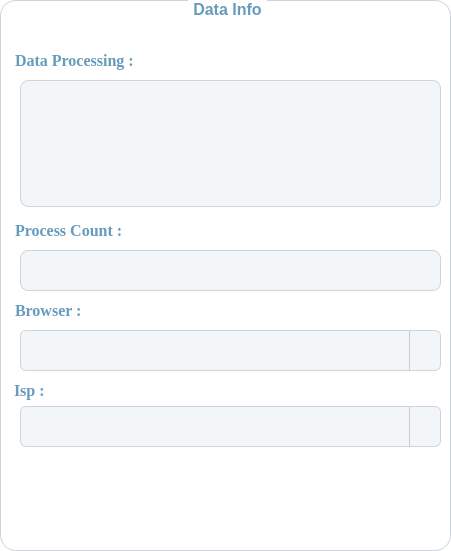
    <widget class="QGroupBox" name="Data_Info">
     <property name="geometry">
      <rect>
       <x>1200</x>
       <y>34</y>
       <width>451</width>
       <height>551</height>
      </rect>
     </property>
     <property name="styleSheet">
      <string notr="true">QGroupBox {
            color: #0E94A0;
            font-weight: 600; 
            background: #fff;
            border-radius: 16px;
            border:1px solid #ced4da;
            font-size: 16px;
        }
        QGroupBox::title {
            color: #669bbc;
            subcontrol-origin: margin;
            subcontrol-position: top center;
            padding: 0 3px;
        }
        </string>
     </property>
     <property name="title">
      <string>Data Info</string>
     </property>
     <widget class="QLabel" name="label">
      <property name="geometry">
       <rect>
        <x>10</x>
        <y>30</y>
        <width>251</width>
        <height>61</height>
       </rect>
      </property>
      <property name="baseSize">
       <size>
        <width>10</width>
        <height>12</height>
       </size>
      </property>
      <property name="font">
       <font>
        <family>Times</family>
        <pointsize>-1</pointsize>
        <bold>true</bold>
       </font>
      </property>
      <property name="mouseTracking">
       <bool>true</bool>
      </property>
      <property name="tabletTracking">
       <bool>false</bool>
      </property>
      <property name="autoFillBackground">
       <bool>false</bool>
      </property>
      <property name="styleSheet">
       <string notr="true">QLabel {
    color: #669bbc;
    font-size: 16px; 
    text-align: center;
    padding: 5px; 
    border-radius: 12px;
    text-align: center;
    background-color: transparent;
    font-family: &quot;Times&quot;, &quot;Times New Roman&quot;, serif;
    border : none

}


QLabel:disabled {
    color: #a0a0a0; 
    background-color: #6d2e48; 
    border: 3px solid #4d1f30; 
    text-align: center; 

}
</string>
      </property>
      <property name="text">
       <string>Data Processing :</string>
      </property>
      <property name="textFormat">
       <enum>Qt::TextFormat::PlainText</enum>
      </property>
      <property name="margin">
       <number>10</number>
      </property>
      <property name="indent">
       <number>0</number>
      </property>
      <property name="openExternalLinks">
       <bool>false</bool>
      </property>
     </widget>
     <widget class="QTextEdit" name="textEdit_3">
      <property name="geometry">
       <rect>
        <x>20</x>
        <y>80</y>
        <width>421</width>
        <height>127</height>
       </rect>
      </property>
      <property name="sizePolicy">
       <sizepolicy hsizetype="Expanding" vsizetype="Ignored">
        <horstretch>0</horstretch>
        <verstretch>4</verstretch>
       </sizepolicy>
      </property>
      <property name="minimumSize">
       <size>
        <width>6</width>
        <height>0</height>
       </size>
      </property>
      <property name="styleSheet">
       <string notr="true">QLineEdit {
    background-color: #f3f6f9;
    border: 1px solid #ced4da;
    border-radius: 8px;
    color: #333333; 
    padding: 5px 10px; 
    font-size: 12px;
    font-family: &quot;Times&quot;, &quot;Times New Roman&quot;, serif;

}




QTextEdit {
    background-color: #f3f6f9;
    border: 1px solid #ced4da;
    border-radius: 8px;
    color: #333333;
    padding: 8px 10px;
    font-size: 12px;
    font-family: &quot;Times&quot;, &quot;Times New Roman&quot;, serif;

}





QLineEdit:disabled, QTextEdit:disabled {
    background-color: #e0e0e0;
    border: 1px solid #0E94A0;
    color: #a0a0a0; 
}
QLineEdit, QTextEdit {
    font-size: 12px;
}

QLineEdit::placeholder, QTextEdit::placeholder {
    color: #a0a0a0; 
}
</string>
      </property>
     </widget>
     <widget class="QLabel" name="label_6">
      <property name="geometry">
       <rect>
        <x>10</x>
        <y>200</y>
        <width>251</width>
        <height>61</height>
       </rect>
      </property>
      <property name="baseSize">
       <size>
        <width>10</width>
        <height>12</height>
       </size>
      </property>
      <property name="font">
       <font>
        <family>Times</family>
        <pointsize>-1</pointsize>
        <bold>true</bold>
       </font>
      </property>
      <property name="mouseTracking">
       <bool>true</bool>
      </property>
      <property name="tabletTracking">
       <bool>false</bool>
      </property>
      <property name="autoFillBackground">
       <bool>false</bool>
      </property>
      <property name="styleSheet">
       <string notr="true">QLabel {
    color:  #669bbc; 
    font-size: 16px; 
    font-family: &quot;Segoe UI&quot;;
    text-align: center;
    padding: 5px; 
    border-radius: 12px;
    text-align: center;
    background-color: transparent;
    font-family: &quot;Times&quot;, &quot;Times New Roman&quot;, serif;
border : none;

}


QLabel:disabled {
    color: #a0a0a0; 
    background-color: #6d2e48; 
    border: 3px solid #4d1f30; 
    text-align: center; 

}
</string>
      </property>
      <property name="text">
       <string>Process Count :</string>
      </property>
      <property name="textFormat">
       <enum>Qt::TextFormat::PlainText</enum>
      </property>
      <property name="margin">
       <number>10</number>
      </property>
      <property name="indent">
       <number>0</number>
      </property>
      <property name="openExternalLinks">
       <bool>false</bool>
      </property>
     </widget>
     <widget class="QTextEdit" name="textEdit_4">
      <property name="geometry">
       <rect>
        <x>20</x>
        <y>250</y>
        <width>421</width>
        <height>41</height>
       </rect>
      </property>
      <property name="styleSheet">
       <string notr="true">QLineEdit {
    background-color: #f3f6f9;
    border: 1px solid #ced4da;
    border-radius: 8px;
    color: #333333; 
    padding: 5px 10px; 
    font-size: 12px;
    font-family: &quot;Times&quot;, &quot;Times New Roman&quot;, serif;

}

QTextEdit {
    background-color: #f3f6f9;
    border: 1px solid #ced4da;
    border-radius: 8px;
    color: #333333;
    padding: 8px 10px;
    font-size: 12px;
    font-family: &quot;Times&quot;, &quot;Times New Roman&quot;, serif;

}

QLineEdit:disabled, QTextEdit:disabled {
    background-color: #e0e0e0;
    border: 1px solid #0E94A0;
    color: #a0a0a0; 
}



QLineEdit, QTextEdit {
    font-size: 12px;
    font-family: &quot;Times&quot;, &quot;Times New Roman&quot;, serif;

}

QLineEdit::placeholder, QTextEdit::placeholder {
    font-size: 10px; 
    color: #a0a0a0; 
    font-family: &quot;Times&quot;, &quot;Times New Roman&quot;, serif;

}</string>
      </property>
     </widget>
     <widget class="QLabel" name="label_7">
      <property name="geometry">
       <rect>
        <x>10</x>
        <y>280</y>
        <width>251</width>
        <height>61</height>
       </rect>
      </property>
      <property name="baseSize">
       <size>
        <width>10</width>
        <height>12</height>
       </size>
      </property>
      <property name="font">
       <font>
        <family>Times</family>
        <pointsize>-1</pointsize>
        <bold>true</bold>
       </font>
      </property>
      <property name="mouseTracking">
       <bool>true</bool>
      </property>
      <property name="tabletTracking">
       <bool>false</bool>
      </property>
      <property name="autoFillBackground">
       <bool>false</bool>
      </property>
      <property name="styleSheet">
       <string notr="true">
            QLabel {
                color:  #669bbc; 
                font-size: 16px; 
                font-family: &quot;Segoe UI&quot;;
                text-align: center;
                padding: 5px; 
                border-radius: 12px;
                text-align: center;
                background-color: transparent;
                font-family: &quot;Times&quot;, &quot;Times New Roman&quot;, serif;
                border :none;
            }


            QLabel:disabled {
                color: #a0a0a0; 
                background-color: #6d2e48; 
                border: 3px solid #4d1f30; 
                text-align: center; 

            }
        </string>
      </property>
      <property name="text">
       <string>Browser :</string>
      </property>
      <property name="textFormat">
       <enum>Qt::TextFormat::PlainText</enum>
      </property>
      <property name="margin">
       <number>10</number>
      </property>
      <property name="indent">
       <number>0</number>
      </property>
      <property name="openExternalLinks">
       <bool>false</bool>
      </property>
     </widget>
     <widget class="QComboBox" name="browsers">
      <property name="geometry">
       <rect>
        <x>20</x>
        <y>330</y>
        <width>421</width>
        <height>41</height>
       </rect>
      </property>
      <property name="styleSheet">
       <string notr="true">
       QComboBox {
            padding: 5px 30px 5px 10px;
            icon-size: 24px;
            min-width: 150px;
            border: 1px solid #ced4da;
            border-radius: 6px;
            background-color:  #f3f6f9;
            font-family: &quot;Times&quot;, &quot;Times New Roman&quot;, serif;
            font-size: 14px;
            color: #333333; 
        }

        QComboBox::drop-down {
            subcontrol-origin: padding;
            subcontrol-position: top right;
            width: 30px;
            border-left: 1px solid #ccc;
        }

        QComboBox:hover {
            background-color: #e6e6e6;
            color:black;
        }

        QComboBox:focus {
            border: 1px solid #0078d7;
            color:black;
            color: #333333; 
        }

        QComboBox QAbstractItemView {
            icon-size: 24px;
            min-width: 200px;
            padding: 5px;
            background-color:  #f3f6f9;
            border: 1px solid #ccc;
            selection-background-color: #0078d7;
            selection-color: #ffffff;
            outline: none;
        }

        QComboBox QAbstractItemView::item {
            height: 30px;
            padding: 5px 10px 5px 30px;
        }

        QComboBox QAbstractItemView::item:hover {
            background-color:  #f3f6f9;
            color: #333333; 

        }
        </string>
      </property>
     </widget>
     <widget class="QComboBox" name="Isps">
      <property name="geometry">
       <rect>
        <x>20</x>
        <y>406</y>
        <width>421</width>
        <height>41</height>
       </rect>
      </property>
      <property name="styleSheet">
       <string notr="true">
       QComboBox {
            padding: 5px 30px 5px 10px;
            icon-size: 24px;
            min-width: 150px;
            border: 1px solid #ced4da;
            border-radius: 6px;
            background-color:  #f3f6f9;
            font-family: &quot;Times&quot;, &quot;Times New Roman&quot;, serif;
            font-size: 14px;
            color: #333333; 
        }

        QComboBox::drop-down {
            subcontrol-origin: padding;
            subcontrol-position: top right;
            width: 30px;
            border-left: 1px solid #ccc;
        }

        QComboBox:hover {
            background-color: #e6e6e6;
            color:black;
        }

        QComboBox:focus {
            border: 1px solid #0078d7;
            color:black;
            color: #333333; 
        }

        QComboBox QAbstractItemView {
            icon-size: 24px;
            min-width: 200px;
            padding: 5px;
            background-color:  #f3f6f9;
            border: 1px solid #ccc;
            selection-background-color: #0078d7;
            selection-color: #ffffff;
            outline: none;
        }

        QComboBox QAbstractItemView::item {
            height: 30px;
            padding: 5px 10px 5px 30px;
        }

        QComboBox QAbstractItemView::item:hover {
            background-color:  #f3f6f9;
            color: #333333; 

        }
        </string>
      </property>
     </widget>
     <widget class="QLabel" name="label_15">
      <property name="geometry">
       <rect>
        <x>9</x>
        <y>367</y>
        <width>251</width>
        <height>46</height>
       </rect>
      </property>
      <property name="baseSize">
       <size>
        <width>10</width>
        <height>12</height>
       </size>
      </property>
      <property name="font">
       <font>
        <family>Times</family>
        <pointsize>-1</pointsize>
        <bold>true</bold>
       </font>
      </property>
      <property name="mouseTracking">
       <bool>true</bool>
      </property>
      <property name="tabletTracking">
       <bool>false</bool>
      </property>
      <property name="autoFillBackground">
       <bool>false</bool>
      </property>
      <property name="styleSheet">
       <string notr="true">
            QLabel {
                color:  #669bbc; 
                font-size: 16px; 
                font-family: &quot;Segoe UI&quot;;
                text-align: center;
                padding: 5px; 
                border-radius: 12px;
                text-align: center;
                background-color: transparent;
                font-family: &quot;Times&quot;, &quot;Times New Roman&quot;, serif;
                border :none;
            }


            QLabel:disabled {
                color: #a0a0a0; 
                background-color: #6d2e48; 
                border: 3px solid #4d1f30; 
                text-align: center; 

            }
        </string>
      </property>
      <property name="text">
       <string>Isp :</string>
      </property>
      <property name="textFormat">
       <enum>Qt::TextFormat::PlainText</enum>
      </property>
      <property name="margin">
       <number>10</number>
      </property>
      <property name="indent">
       <number>0</number>
      </property>
      <property name="openExternalLinks">
       <bool>false</bool>
      </property>
     </widget>
    </widget>
